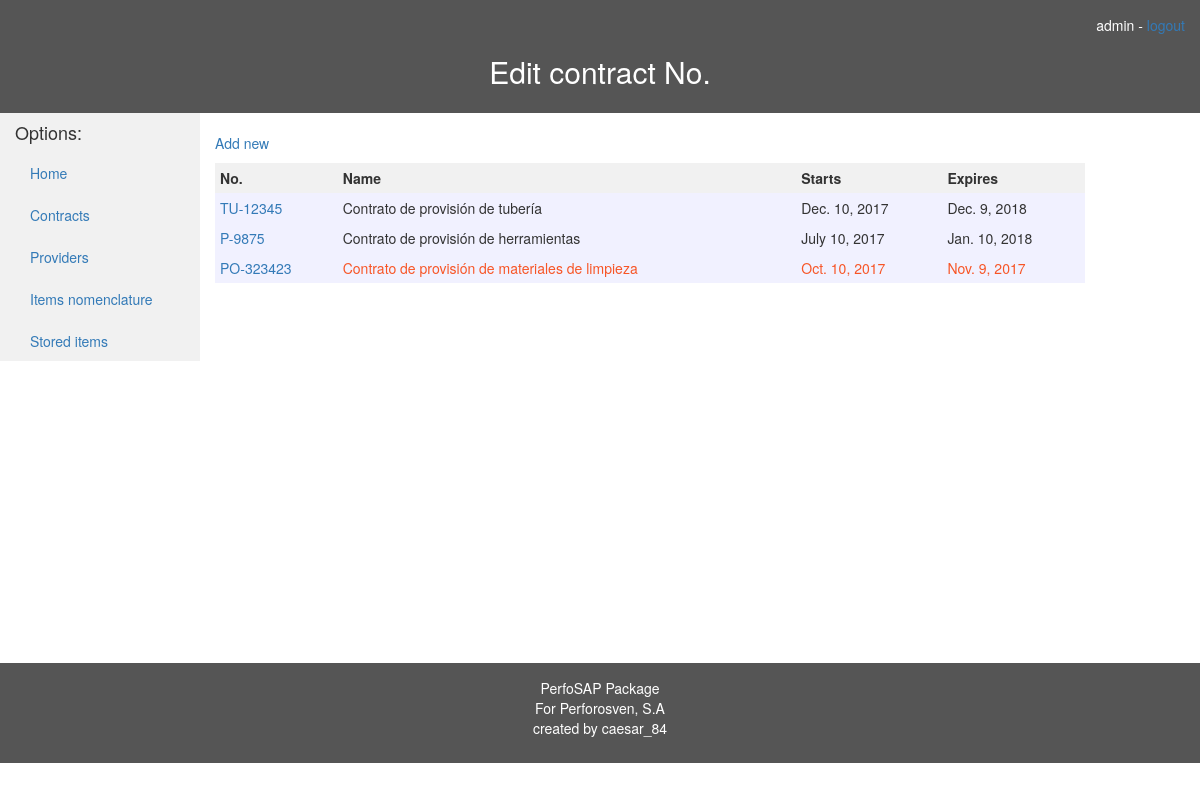
The page /almacen/contracts/ (signed in) on the database its author committed.
### almacen/models.py (models this page shows, shortened)
class Contract(models.Model):
    name = models.CharField(max_length=100, help_text="Name")
    number = models.CharField(max_length=50, help_text="Contract number")
    description = models.TextField(help_text="Contract description")
    start_date = models.DateField(help_text="Start date")
    expiry_date = models.DateField(help_text="Expiry date")
    class Meta:
        ordering = ["-expiry_date", "start_date", "name"]
    @property
    def is_expired(self):
        return self.expiry_date < datetime.date.today()

### almacen/views.py (the view)
@method_decorator(login_required, name='dispatch')
class ContractListView(generic.ListView):
    model = Contract
    paginate_by = 10

### almacen/templates/almacen/contract_list.html (shortened to what this page needs)
{% extends 'base_template.html' %}
{% block header %}
    <h2 id="center">Edit contract No. {{ contract.number }} </h2>
{% endblock %}
{% block content %}
    <p><a href="{% url 'almacen:new-contract' %}">Add new</a></p>
    {% if contract_list %}
        <table style="width:100%">
            <tr style="text-align:center">
                <th>No.</th>
                <th>Name</th>
                <th>Starts</th>
                <th>Expires</th>
            </tr>
            {% for contract in contract_list %}
                <tr style="color:{% if contract.is_expired %} #f75526 {% endif %}">
                    <td>
                        <a href="{% url 'almacen:contract-detail' contract.pk %}"> {{ contract.number }} </a>
                    </td>
                    <td>{{ contract.name }}</td>
                    <td>{{ contract.start_date }}</td>
                    <td>
                        {% if contract.expiry_date == None %} Indefinite {% else %}
                            {{ contract.expiry_date }} {% endif %}
                    </td>
                </tr>
            {% endfor %}
        </table>
    {% endif %}
{% endblock %}

### almacen/templates/base_template.html (shortened to what this page needs)
<!DOCTYPE html>
<html lang="en">
<head>
    <link rel="stylesheet" href="https://maxcdn.bootstrapcdn.com/bootstrap/3.3.7/css/bootstrap.min.css"/>
    {% load static %}
    <link rel="stylesheet" href="{% static 'css/styles.css' %}">
</head>
<body>
<header id="center">
    <div style="text-align: right">
        {% if user.is_authenticated %}
            {{ user.get_username }}
            -
            <a href="{% url 'logout' %}?next={{ request.path }}">logout</a>
        {% else %}
            <p><a href="{% url 'login' %}?next={{ request.path }}">Login</a></p>
        {% endif %}
        {% block header %} {% endblock %}
    </div>
</header>
<div class="container-fluid">
    <div class="content">
        <div class="row">
            <div class="col-sm-2 sidenav">
                <h4>Options: </h4>
                {% block sidebar %}
                    <ul class="nav nav-pills nav-stacked">
                        <li><a href="{% url 'almacen:index' %}">Home</a></li>
                        <li><a href="{% url 'almacen:contracts' %}">Contracts</a></li>
                        <li><a href="{% url 'almacen:providers' %}">Providers</a></li>
                        <li><a href="{% url 'almacen:items' %}">Items nomenclature</a></li>
                        <li><a href="{% url 'almacen:storeditems' %}">Stored items</a></li>
                    </ul>
                {% endblock %}
            </div>
            <div class="col-sm-9 ">
                <br>
                {% block content %}{% endblock %}
            </div>
        </div>
    </div>
</div>
<footer id="center" class="container-fluid">
    <p>
        PerfoSAP Package<br>
        For Perforosven, S.A<br>
        created by caesar_84
    </p>
</footer>
</body>
</html>

### almacen/static/css/styles.css (style rules this page uses)
header, footer { background-color: #555; color: white; padding: 15px; }
.sidenav { background-color: #f1f1f1; height: 100%; }
.content { height: 550px }
#center { text-align: center }
th, td { padding: 5px }
th { background-color:#f1f1f1 }
tr { background-color:#f1f1ff }

### rows shown on the page
Contract: number "TU-12345", name "Contrato de provisión de tubería", start_date "Dec. 10, 2017", expiry_date "Dec. 9, 2018"
Contract: number "P-9875", name "Contrato de provisión de herramientas", start_date "July 10, 2017", expiry_date "Jan. 10, 2018"
Contract: number "PO-323423", name "Contrato de provisión de materiales de limpieza", start_date "Oct. 10, 2017", expiry_date "Nov. 9, 2017"

### other values the page prints
{{ user.get_username }} "admin"
